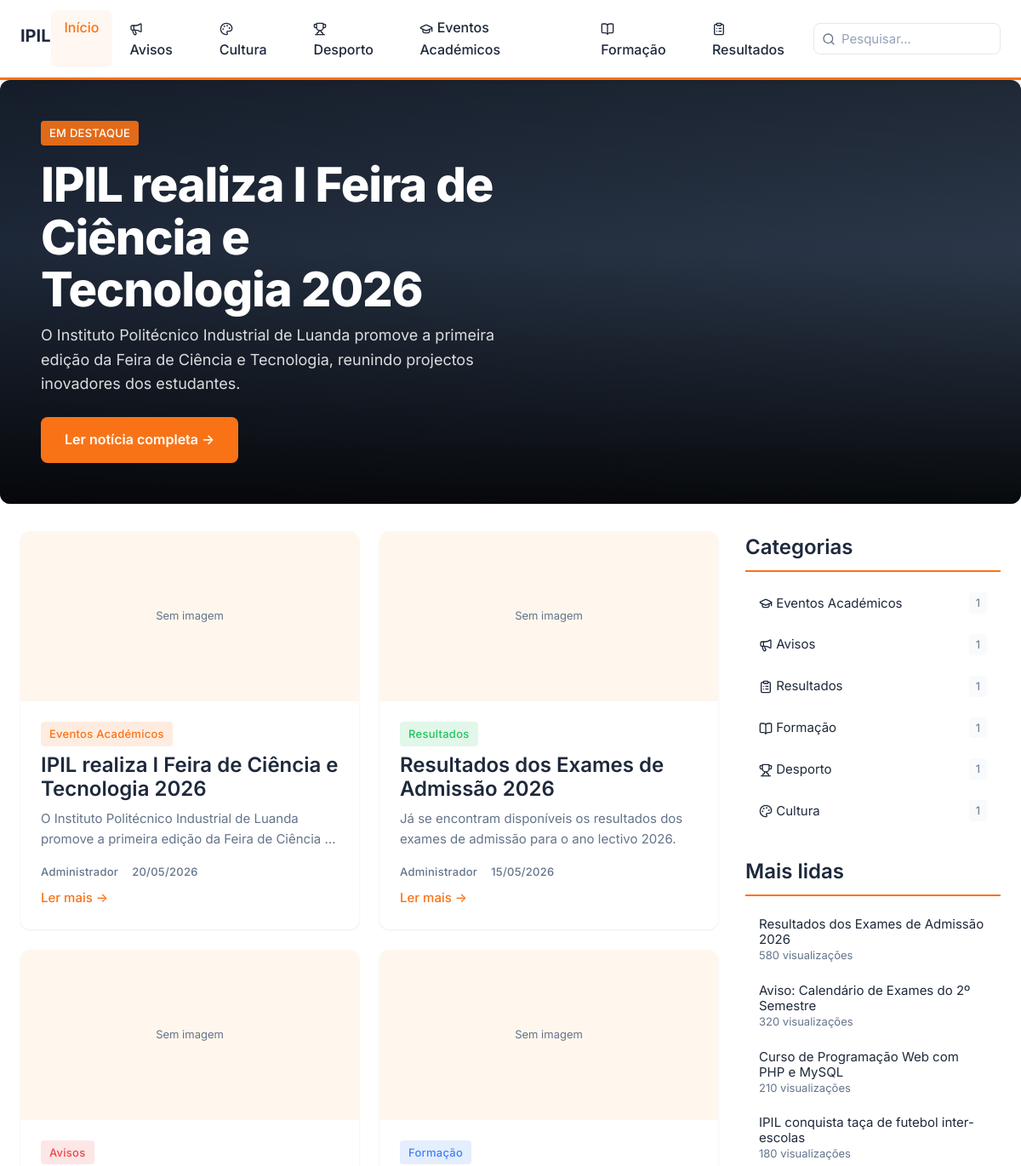
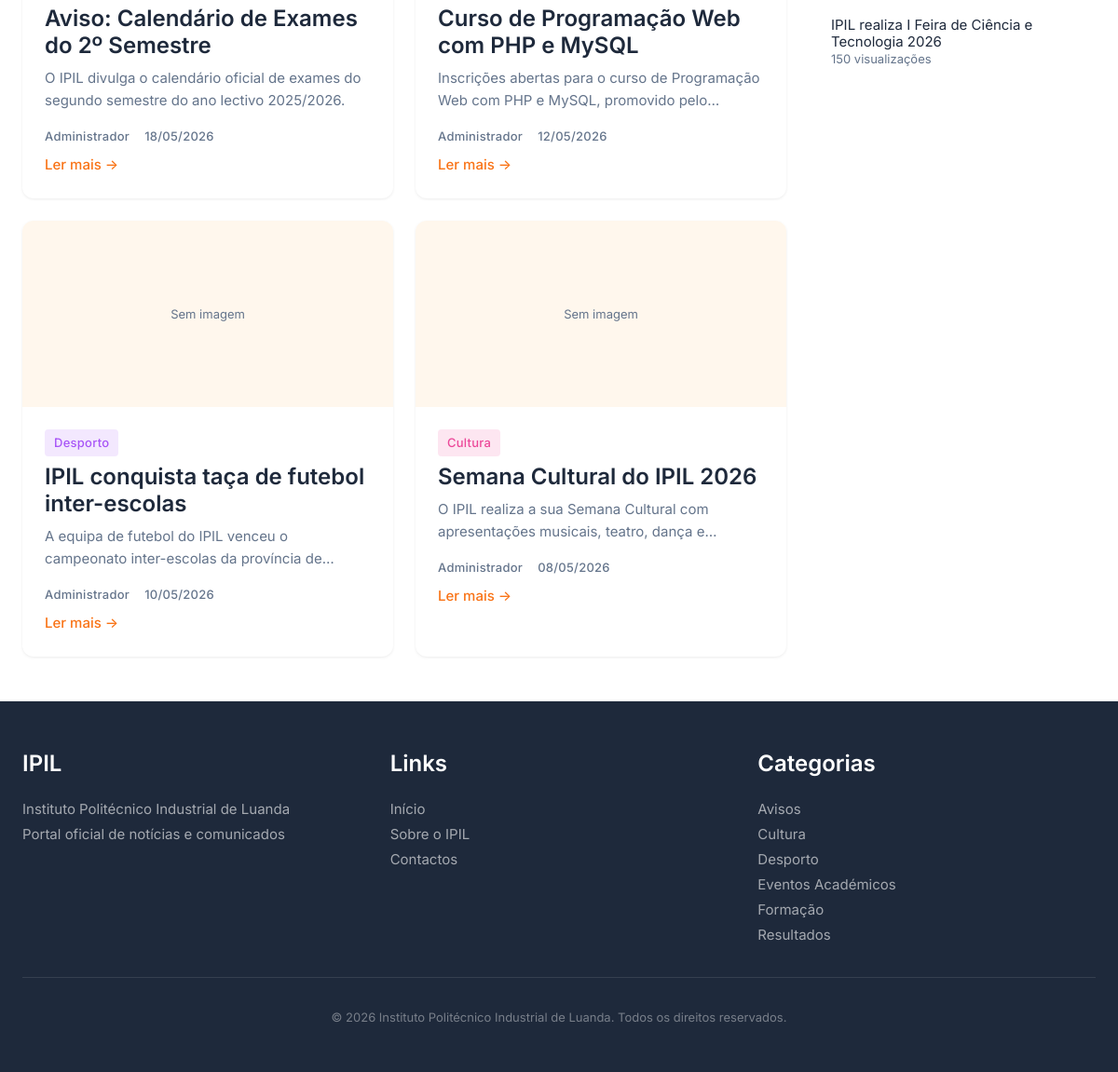
The page / on the database its author committed (2 pictures, top to bottom).
### tables this page shows
CREATE TABLE IF NOT EXISTS categorias (
    id        INT UNSIGNED AUTO_INCREMENT PRIMARY KEY,
    nome      VARCHAR(80) NOT NULL,
    slug      VARCHAR(80) NOT NULL UNIQUE,
    cor       VARCHAR(7) NOT NULL DEFAULT '#F97316',
    icone     VARCHAR(50) DEFAULT NULL,
    descricao TEXT DEFAULT NULL,
    ativa     TINYINT(1) NOT NULL DEFAULT 1,
    criada_em DATETIME NOT NULL DEFAULT CURRENT_TIMESTAMP
);

CREATE TABLE IF NOT EXISTS noticias (
    id              INT UNSIGNED AUTO_INCREMENT PRIMARY KEY,
    titulo          VARCHAR(255) NOT NULL,
    slug            VARCHAR(255) NOT NULL UNIQUE,
    resumo          TEXT NOT NULL,
    conteudo        LONGTEXT NOT NULL,
    imagem_capa     VARCHAR(255) DEFAULT NULL,
    alt_imagem      VARCHAR(255) DEFAULT NULL,
    autor_id        INT UNSIGNED NOT NULL,
    categoria_id    INT UNSIGNED NOT NULL,
    status          ENUM('rascunho','pendente','publicado','arquivado') NOT NULL DEFAULT 'rascunho',
    destaque        TINYINT(1) NOT NULL DEFAULT 0,
    views           INT UNSIGNED NOT NULL DEFAULT 0,
    permitir_comentarios TINYINT(1) NOT NULL DEFAULT 1,
    tags            VARCHAR(500) DEFAULT NULL,
    publicado_em    DATETIME DEFAULT NULL,
    criado_em       DATETIME NOT NULL DEFAULT CURRENT_TIMESTAMP,
    atualizado_em   DATETIME NOT NULL DEFAULT CURRENT_TIMESTAMP ON UPDATE CURRENT_TIMESTAMP,
    FOREIGN KEY (autor_id)     REFERENCES utilizadores(id) ON DELETE RESTRICT,
    FOREIGN KEY (categoria_id) REFERENCES categorias(id)   ON DELETE RESTRICT,
    INDEX idx_status    (status),
    INDEX idx_destaque  (destaque),
    INDEX idx_publicado (publicado_em)
);

CREATE TABLE IF NOT EXISTS utilizadores (
    id            INT UNSIGNED AUTO_INCREMENT PRIMARY KEY,
    nome          VARCHAR(100) NOT NULL,
    email         VARCHAR(150) NOT NULL UNIQUE,
    senha         VARCHAR(255) NOT NULL,
    perfil        ENUM('super_admin','admin','editor','autor') NOT NULL DEFAULT 'autor',
    avatar        VARCHAR(255) DEFAULT NULL,
    bio           TEXT DEFAULT NULL,
    ativo         TINYINT(1) NOT NULL DEFAULT 1,
    ultimo_login  DATETIME DEFAULT NULL,
    criado_em     DATETIME NOT NULL DEFAULT CURRENT_TIMESTAMP,
    atualizado_em DATETIME NOT NULL DEFAULT CURRENT_TIMESTAMP ON UPDATE CURRENT_TIMESTAMP
);

### includes/card_noticia.php (the view)
<article class="card">
  <?php if ($noticia['imagem_capa']): ?>
  <img class="card-img" src="assets/img/uploads/<?= htmlspecialchars($noticia['imagem_capa']) ?>" alt="<?= htmlspecialchars($noticia['alt_imagem'] ?? $noticia['titulo']) ?>" loading="lazy">
  <?php else: ?>
  <div class="card-img" style="background:var(--color-bg-soft);display:flex;align-items:center;justify-content:center;color:var(--color-text-muted);font-size:var(--text-label)">Sem imagem</div>
  <?php endif; ?>
  <div class="card-body">
    <?php if (isset($noticia['categoria_nome'])): ?>
    <span class="card-badge" style="background:<?= htmlspecialchars($noticia['categoria_cor'] ?? 'var(--color-primary)') ?>22;color:<?= htmlspecialchars($noticia['categoria_cor'] ?? 'var(--color-primary-dark)') ?>">
      <?= htmlspecialchars($noticia['categoria_nome']) ?>
    </span>
    <?php endif; ?>
    <h3 class="card-title"><a href="noticia.php?id=<?= $noticia['id'] ?>"><?= htmlspecialchars($noticia['titulo']) ?></a></h3>
    <p class="card-summary"><?= htmlspecialchars($noticia['resumo']) ?></p>
    <div class="card-meta">
      <span><?= htmlspecialchars($noticia['autor'] ?? $noticia['autor_nome'] ?? '') ?></span>
      <span><?= $noticia['publicado_em'] ? date('d/m/Y', strtotime($noticia['publicado_em'])) : '' ?></span>
    </div>
    <a href="noticia.php?id=<?= $noticia['id'] ?>" class="card-link">Ler mais →</a>
  </div>
</article>

### includes/header.php (shortened to what this page needs)
<?php
require_once __DIR__ . '/../config/conexao.php';
$stmt = $pdo->query("SELECT id, nome, slug, cor, icone FROM categorias WHERE ativa = 1 ORDER BY nome");
$categorias_nav = $stmt->fetchAll();
?>
<!DOCTYPE html>
<html lang="pt">
<head>
<link rel="stylesheet" href="assets/css/style.css">
</head>
<body>
<nav class="navbar">
  <a href="index.php" class="navbar-logo"><strong style="font-size:1.25rem;color:var(--color-text)">IPIL</strong></a>
  <div class="navbar-links">
    <a href="index.php" class="<?= basename($_SERVER['PHP_SELF']) === 'index.php' ? 'active' : '' ?>">Início</a>
    <?php foreach ($categorias_nav as $cat): ?>
    <a href="categoria.php?slug=<?= htmlspecialchars($cat['slug']) ?>"><i data-lucide="<?= htmlspecialchars($cat['icone'] ?? 'hash') ?>" class="lucide-icon"></i> <?= htmlspecialchars($cat['nome']) ?></a>
    <?php endforeach; ?>
  </div>
  <div class="navbar-search">
    <form action="pesquisa.php" method="GET">
      <input type="text" name="q" placeholder="Pesquisar..." value="<?= htmlspecialchars($_GET['q'] ?? '') ?>">
    </form>
  </div>
</nav>

### index.php (shortened to what this page needs)
<?php
require_once 'config/conexao.php';
$pagina = max(1, (int)($_GET['pagina'] ?? 1));
$offset = ($pagina - 1) * ITEMS_PER_PAGE;
$stmt = $pdo->prepare("SELECT n.*, u.nome AS autor_nome, c.nome AS categoria_nome, c.cor AS categoria_cor
                        FROM noticias n
                        JOIN utilizadores u ON n.autor_id = u.id
                        JOIN categorias c ON n.categoria_id = c.id
                        WHERE n.status = 'publicado'
                        ORDER BY n.destaque DESC, n.publicado_em DESC
                        LIMIT ? OFFSET ?");
$stmt->bindValue(1, ITEMS_PER_PAGE, PDO::PARAM_INT);
$stmt->bindValue(2, $offset, PDO::PARAM_INT);
$stmt->execute();
$noticias = $stmt->fetchAll();
$stmt = $pdo->prepare("SELECT n.*, u.nome AS autor_nome, c.nome AS categoria_nome, c.cor AS categoria_cor
                        FROM noticias n
                        JOIN utilizadores u ON n.autor_id = u.id
                        JOIN categorias c ON n.categoria_id = c.id
                        WHERE n.status = 'publicado' AND n.destaque = 1
                        LIMIT 1");
$stmt->execute();
$destaque = $stmt->fetch();
include 'includes/header.php';
?>
<section class="hero">
  <div class="hero-overlay"></div>
  <div class="hero-content">
    <span class="hero-badge">Em destaque</span>
    <h1 class="hero-title"><?= $destaque ? htmlspecialchars($destaque['titulo']) : 'Bem-vindo ao Portal IPIL' ?></h1>
    <p class="hero-summary"><?= $destaque ? htmlspecialchars($destaque['resumo']) : 'Informações e notícias da instituição.' ?></p>
    <?php if ($destaque): ?>
    <a href="noticia.php?id=<?= $destaque['id'] ?>" class="hero-cta">Ler notícia completa →</a>
    <?php endif; ?>
  </div>
</section>
<div class="main-layout">
  <main class="main-content">
    <div class="news-grid">
      <?php foreach ($noticias as $n): ?>
        <?php $noticia = $n; include 'includes/card_noticia.php'; ?>
      <?php endforeach; ?>
    </div>
  </main>
  <?php include 'includes/sidebar.php'; ?>
</div>
<?php include 'includes/footer.php'; ?>

### includes/sidebar.php
<?php
$stmt_side_cat = $pdo->query("SELECT c.id, c.nome, c.slug, c.cor, c.icone, (SELECT COUNT(*) FROM noticias WHERE categoria_id = c.id AND status = 'publicado') AS total FROM categorias c WHERE c.ativa = 1 ORDER BY total DESC");
$sidebar_categorias = $stmt_side_cat->fetchAll();
$stmt_side_pop = $pdo->query("SELECT id, titulo, views FROM noticias WHERE status = 'publicado' ORDER BY views DESC LIMIT 5");
$sidebar_populares = $stmt_side_pop->fetchAll();
?>
<aside class="sidebar">
  <div class="sidebar-section">
    <h3 class="sidebar-title">Categorias</h3>
    <ul class="sidebar-categories">
      <?php foreach ($sidebar_categorias as $cat): ?>
      <li>
        <a href="categoria.php?slug=<?= htmlspecialchars($cat['slug']) ?>">
          <span><i data-lucide="<?= htmlspecialchars($cat['icone'] ?? 'hash') ?>" class="lucide-icon"></i> <?= htmlspecialchars($cat['nome']) ?></span>
          <span class="count"><?= $cat['total'] ?></span>
        </a>
      </li>
      <?php endforeach; ?>
    </ul>
  </div>
  <div class="sidebar-section">
    <h3 class="sidebar-title">Mais lidas</h3>
    <ul class="sidebar-popular">
      <?php foreach ($sidebar_populares as $pop): ?>
      <li>
        <a href="noticia.php?id=<?= $pop['id'] ?>">
          <?= htmlspecialchars(mb_substr($pop['titulo'], 0, 60)) ?>
          <span class="views"><?= number_format($pop['views'], 0, ',', '.') ?> visualizações</span>
        </a>
      </li>
      <?php endforeach; ?>
    </ul>
  </div>
</aside>

### includes/footer.php (shortened to what this page needs)
<footer class="footer">
  <div class="footer-grid">
    <div>
      <h3>IPIL</h3>
      <p>Instituto Politécnico Industrial de Luanda</p>
      <p>Portal oficial de notícias e comunicados</p>
    </div>
    <div>
      <h3>Links</h3>
      <p><a href="index.php">Início</a></p>
      <p><a href="#">Sobre o IPIL</a></p>
      <p><a href="#">Contactos</a></p>
    </div>
    <div>
      <h3>Categorias</h3>
      <?php if (isset($categorias_nav)): ?>
        <?php foreach ($categorias_nav as $cat): ?>
          <p><a href="categoria.php?slug=<?= htmlspecialchars($cat['slug']) ?>"><?= htmlspecialchars($cat['nome']) ?></a></p>
        <?php endforeach; ?>
      <?php endif; ?>
    </div>
  </div>
  <div class="footer-bottom">
    &copy; <?= date('Y') ?> Instituto Politécnico Industrial de Luanda. Todos os direitos reservados.
  </div>
</footer>
</body>
</html>

### assets/css/variables.css (style rules this page uses)
:root { --color-primary: #F97316; --color-primary-dark: #EA580C; --color-primary-light: #FED7AA; --color-bg: #FFFFFF; --color-bg-soft: #FFF7ED; --color-surface: #F8FAFC; --color-border: #E2E8F0; --color-text: #1E293B; --color-text-muted: #64748B; --color-danger: #EF4444; --color-success: #22C55E; --color-warning: #EAB308; --font-family: 'Inter', system-ui, -apple-system, sans-serif; --font-display: 800; --font-headline: 700; --font-title: 600; --font-body: 400; --font-label: 500; --lh-tight: 1.1; --lh-heading: 1.2; --lh-body: 1.6; --text-display: clamp(2rem, 5vw, 3.5rem); --text-headline: clamp(1.5rem, 3vw, 2.25rem); --text-title: clamp(1.125rem, 2vw, 1.5rem); --text-body: 1rem; --text-small: 0.9375rem; --text-label: 0.8125rem; --space-xs: 4px; --space-sm: 8px; --space-md: 16px; --space-lg: 24px; --space-xl: 32px; --space-xxl: 48px; --radius-sm: 4px; --radius-md: 8px; --radius-lg: 12px; --shadow-card: 0 1px 3px rgba(0,0,0,0.08); --shadow-card-hover: 0 4px 12px rgba(0,0,0,0.12); --shadow-nav: 0 2px 8px rgba(0,0,0,0.1); --shadow-modal: 0 8px 24px rgba(0,0,0,0.15); --ease-out: cubic-bezier(0.19, 1, 0.22, 1); --duration-fast: 200ms; --duration-med: 300ms; }
* { margin: 0; padding: 0; box-sizing: border-box; }
body { font-family: var(--font-family); font-weight: var(--font-body); font-size: var(--text-body); line-height: var(--lh-body); color: var(--color-text); background: var(--color-bg); -webkit-font-smoothing: antialiased; -moz-osx-font-smoothing: grayscale; }
a { color: var(--color-primary); text-decoration: none; transition: color var(--duration-fast) var(--ease-out); }

### rows shown on the page
categorias: nome "Avisos", total "1"
categorias: nome "Cultura", total "1"
categorias: nome "Desporto", total "1"
categorias: nome "Eventos Académicos", total "1"
categorias: nome "Formação", total "1"
categorias: nome "Resultados", total "1"
noticias: titulo "IPIL realiza I Feira de Ciência e Tecnologia 2026", resumo "O Instituto Politécnico Industrial de Luanda promove a primeira edição da Feira de Ciência e Tecnologia, reunindo projectos inovadores dos estudantes.", shows "Sem imagem", categoria.nome "Eventos Académicos", resumo "O Instituto Politécnico Industrial de Luanda promove a primeira edição da Feira de Ciência…", autor.nome "Administrador", publicado_em "20/05/2026", views "150"
noticias: shows "Sem imagem", categoria.nome "Resultados", titulo "Resultados dos Exames de Admissão 2026", resumo "Já se encontram disponíveis os resultados dos exames de admissão para o ano lectivo 2026.", autor.nome "Administrador", publicado_em "15/05/2026", views "580"
noticias: shows "Sem imagem", categoria.nome "Avisos", titulo "Aviso: Calendário de Exames do 2º Semestre", resumo "O IPIL divulga o calendário oficial de exames do segundo semestre do ano lectivo 2025/2026.", autor.nome "Administrador", publicado_em "18/05/2026", views "320"
noticias: shows "Sem imagem", categoria.nome "Formação", titulo "Curso de Programação Web com PHP e MySQL", resumo "Inscrições abertas para o curso de Programação Web com PHP e MySQL, promovido…", autor.nome "Administrador", publicado_em "12/05/2026", views "210"
noticias: shows "Sem imagem", categoria.nome "Desporto", titulo "IPIL conquista taça de futebol inter-escolas", resumo "A equipa de futebol do IPIL venceu o campeonato inter-escolas da província…", autor.nome "Administrador", publicado_em "10/05/2026", views "180"
noticias: shows "Sem imagem", categoria.nome "Cultura", titulo "Semana Cultural do IPIL 2026", resumo "O IPIL realiza a sua Semana Cultural com apresentações musicais, teatro, dança…", autor.nome "Administrador", publicado_em "08/05/2026"
